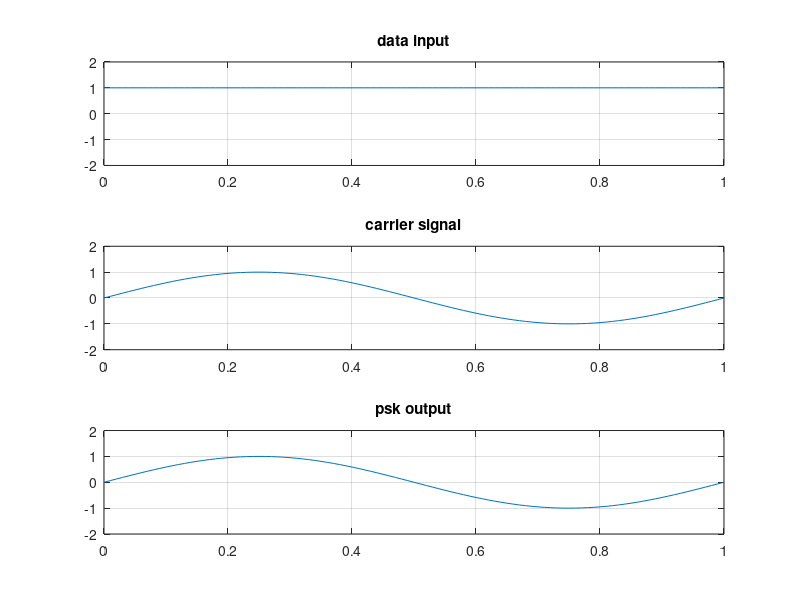

Recreate this plot in MATLAB.
clc;
clear all;
close all;
b=input('enter the bit stream');
n=length(b);
t=0:0.01:n;
x=1:1:(n+1)*100;
for i=1:n
    if(b(i)==0)
        p(i)=-1;
    else
        p(i)=1;
    end
    for j=i:0.01:i+1
        bw(x(i*100:(i+1)*100))=p(i);
    end
end
bw=bw(100:end);
sint=sin(2*pi*t);
st=bw.*sint;
subplot(3,1,1);
plot(t,bw);
title('data input');
grid on;
axis([0 n -2 +2]);
subplot(3,1,2);
plot(t,sint);
title('carrier signal');
grid on;
axis([0 n -2 +2]);
subplot(3,1,3);
plot(t,st);
title('psk output');
grid on;
axis([0 n -2 +2])            ;
